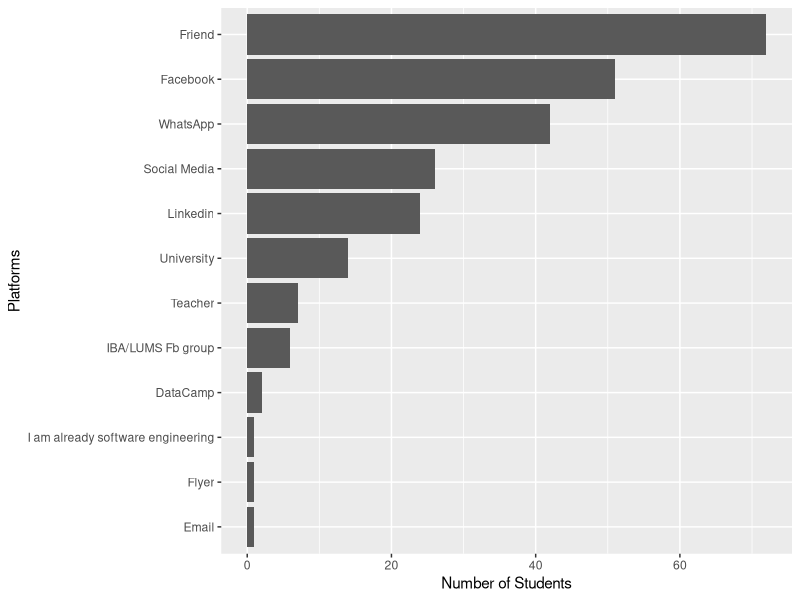

Here is the R script that generated this plot:
## ---- chunk 1
library(tidyverse)
library(lubridate)
## ---- chunk 2
dataRaw <- read_csv("Data/Data - DS C1 Course.csv")
colnames(dataRaw)
## ---- chunk 3
dataRenamed <- dataRaw %>%
  rename("Id" = "Student ID",
         "Date_time" = "Timestamp",
         "Qr_uni_col" = "Name of University or College currently or previously attended?",
         "Heard_about_course" = "How and where did you hear about this course?"
         )

# Check for renaming
names(dataRenamed[1:15])
## ---- chunk 4
dataRenamed %>% 
  select(Heard_about_course) %>% 
  distinct() %>% 
  count()
## ---- chunk 5
dataCategorized_Platform <- dataRenamed %>% 
  mutate(
    Platform = case_when(
      str_detect(
        Heard_about_course, 
        "Through a friend|Colleague|Friend|Through a collegue|University friends|Friends|Referral|From a friend|Through a friend|My friend tell me about this course|From friend|From a Friend|friend|A friend|Family|An hour ago from a friend|Friend suggest|From my friend|From University Fellow|By friend|My friend send me this advertise|My friend sent me the details of this course on WhatsApp.|Faizan|My friend share this on university group|through a friend|FROM MY FRIENDS AND THROUGH SOCIAL MEDIA|From my friend|A friend of mine informed me about it.|University Senior|through a friend|I heard it from a friend on a WhatsApp group.|University friends|University Friend|Uzair Aslam|FROM FRIENDS AND SENIORS|By a friend|One of my friend recommended me to do this course together with them."
      ) ~ "Friend",
      str_detect(
        Heard_about_course,
        "WhatsApp group|Whatsapp|Whatsapp group|Through a Whatsapp group|From WhatsApp group|I heard about this course through a whatsapp group|Students whatsapp group|whatsapp group|WhatsApp Job Finders Group|IAM heard about this course in WhatsApp group|through whatsapp|Whatsapp  (University Job Group)|WhatsApp Group|Online through WhatsApp group|My friend sent me the details of this course on WhatsApp.|I HEARD ABOUT FROM OUR WHATSAPP GROUP|Whatsapp group chat|I heard it from a friend on a WhatsApp group.|Whatsapp link|Job group on What's app|Through a Whatsapp group|From WhatsApp group|From a whatsapp group of my University|In a Watsapp group|Heard it from a senior in a whatsapp group." 
      ) ~ "WhatsApp",
      str_detect(
        Heard_about_course,
        "LinkedIn|linkedin|on linkedin page|Linkdin|Someone in my connections posted about this opportunity on LinkedIn.|I was searching for Data Science Internships on Linkedin|Through a friend on LinkedIn"
      ) ~ "Linkedin",
      str_detect(
        Heard_about_course,
        "Facebook | Advertisement was shared in Kaggle Group on Facebook |Fb group|Fb group| Facebook group |Facebook Group|Kaggle Community Pakistan|In a facebook group|From Kaggle Community Pakistan Group on Facebook|Facebook post|Facebook post|Social Facebook|Facebook group of IBA|Social Media(Facebook)|facebook|On Facebook|Face Book|FB|Facebook page|On Facebook group|IBA Group on Facebook"
      ) ~ "Facebook",
      str_detect(
        Heard_about_course,
        "DataCamp group|In a datacamp group"
      ) ~ "DataCamp",
      str_detect(
        Heard_about_course,
        'People of IBA and LUMS|People of IBA and Lums|Facebook group: People of IBA and LUMS|IBA and LUMS Facebook page|Peopel of LUMS and IBA group|The group of iba and lums|I heard it on the group of IBA and LUMS|There is Facebook of IBA and LUMS students where I get to know about this course'
      ) ~ "IBA/LUMS Fb group",
      str_detect(
        Heard_about_course,
        "Teacher/instructor|My Tutor gave me link|By my teacher|Teacher recommanded|Teacher|From my teacher|Referred by a mentor."
      ) ~ "Teacher",
      str_detect(
        Heard_about_course,
        "University forum|IBA|From university group.|University Group|IBA(university)|University ( IBA )|University|University job guiding group|university|From my university group|Group"
      ) ~ "University",
      str_detect(
        Heard_about_course,
        "Soical media|Social Media|Job posting group|From a post|Social Network|Social media|Through Internet|on social media|on social media site|On social media|From social media|I am searching courses for data science."
      ) ~ "Social Media",
      TRUE ~ Heard_about_course  #keep all others same

    )
  )            
## ---- chunk 6
dataCategorized_Platform %>% select(Platform) %>% distinct() %>% count()
## ---- chunk 7
# Sort platform by their frequencies
platform_sorted <- dataCategorized_Platform %>% group_by(Platform) %>% summarize(Total = n()) %>% arrange(desc(Total)) %>% head(n = 14)

g <- ggplot(data = platform_sorted, aes(x = reorder(platform_sorted$Platform, Total), y = Total)) +
  geom_bar(stat = "identity") +
  coord_flip() +
  ylab("Number of Students") +
  xlab("Platforms") 
g
